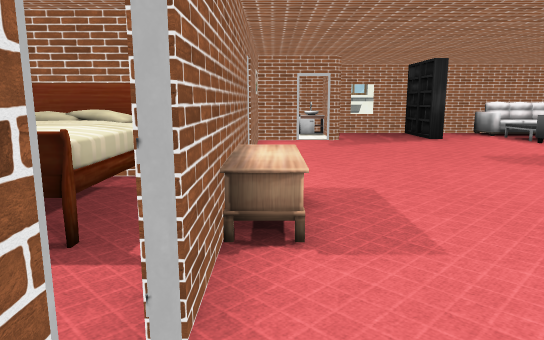
view 1 (above)

12 first-person views from a walk through a scene from a Unity 3-D project. The camera is 1.4 m above the floor, tilts 10° down and sees 70° across. The floor is counted in squares, 1 m on a side. Each view is taken from the middle of a square. On the plan, view 1 faces up. The plan holds only what a view shows up to about 16 squares ahead; the rest is blank. The player is left out. Some surface patterns are stand-ins.

view 2
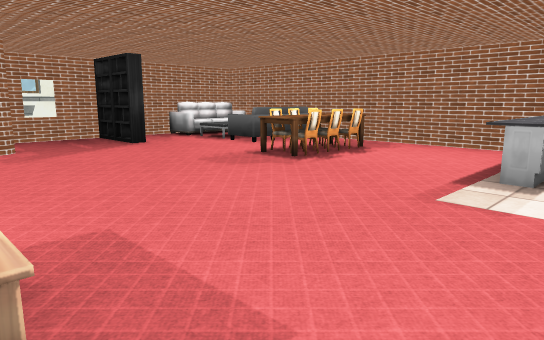

view 3
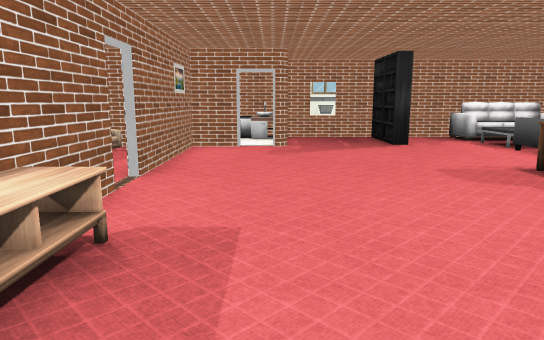

view 4
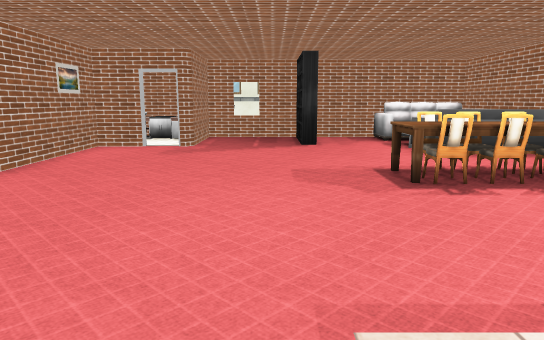

view 5
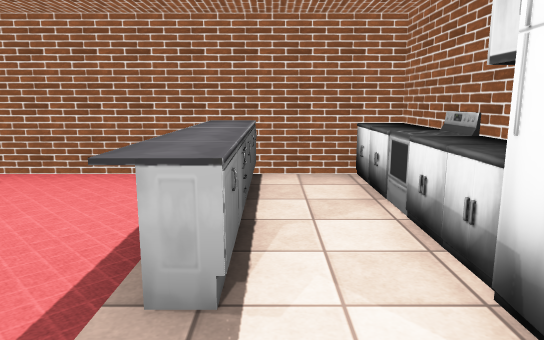

view 6
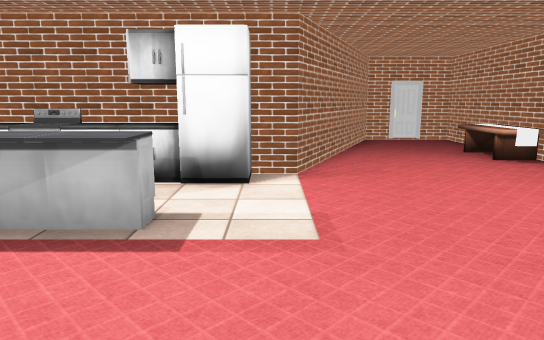

view 7
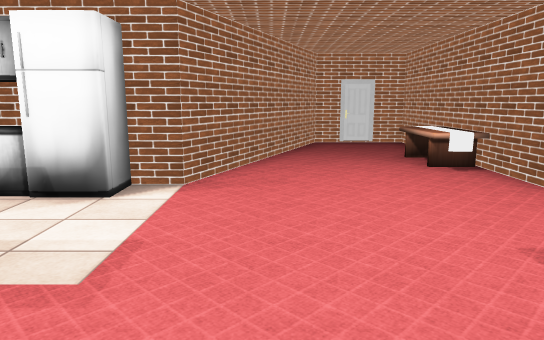

view 8
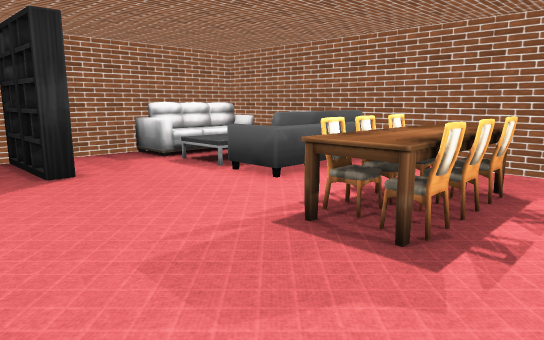

view 9
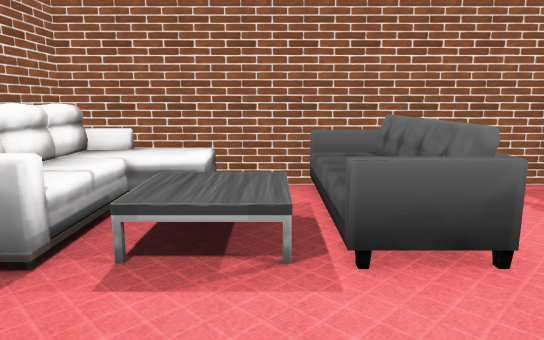

view 10
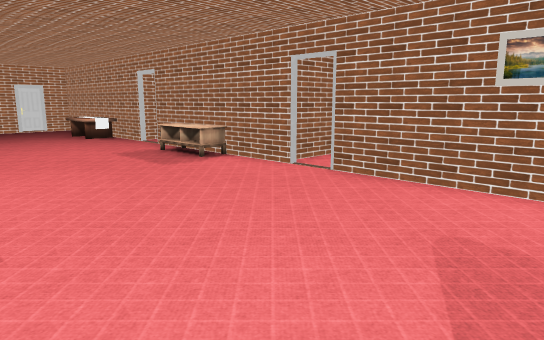

view 11
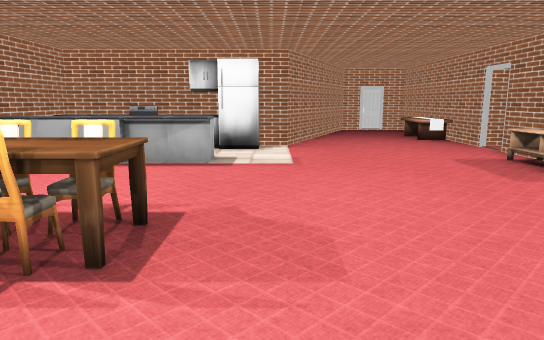

view 12
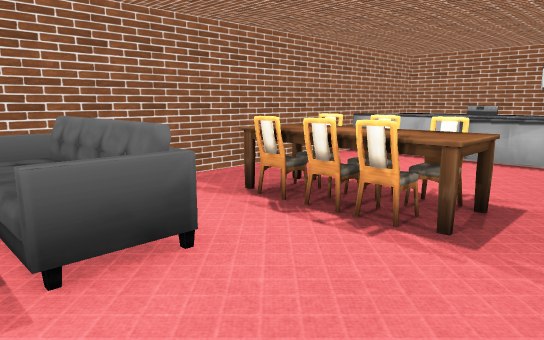

### Floor plan
Key: @ floor where view 1 was taken; # wall or solid block; x gap in a wall; . floor; = window, fence, low wall or low ledge; ^ raised ledge; B bookshelf; S sofa; E bed; T table; C chair; U counter; I sink; F fridge; O other object.
Columns run from 3 left of view 1 to 13 right of it. Each row starts with its distance up from view 1.
 18    O###=#########
 17   OUUI...B..SSSS#
 16     .#...#..SSSS#
 15      #...B...OSS#
 14   ####.......O..#
 13   #.........SSSS#
 12  .#.........SSSS#
 11  .#.............#
 10   #........CCCT.#
  9   x........CCCT.#
  8 ###.............#
  7 EE#.............#
  6 EE#T............#
  5 EE#T............#
  4 EE#T.......^^^^^#
  3  .#........^^^^=#
  2   x.............#
  1   #.......FUUUUU#
  0   #@....#######U#
 -1   #TT...#
 -2   #TT...#
 -3   #TT..##
 -4   #....#
 -5   #...##
 -6   #.###
 -7   ###

Positions as (right, up) in squares from view 1, and headings:
1: (0, 0), facing up
2: (0, 2), facing up-right
3: (2, 2), facing up
4: (5, 2), facing up
5: (5, 3), facing right
6: (6, 8), facing down
7: (4, 7), facing down
8: (4, 7), facing up-right
9: (6, 14), facing right
10: (6, 14), facing down-left
11: (6, 13), facing down
12: (6, 14), facing down-right
